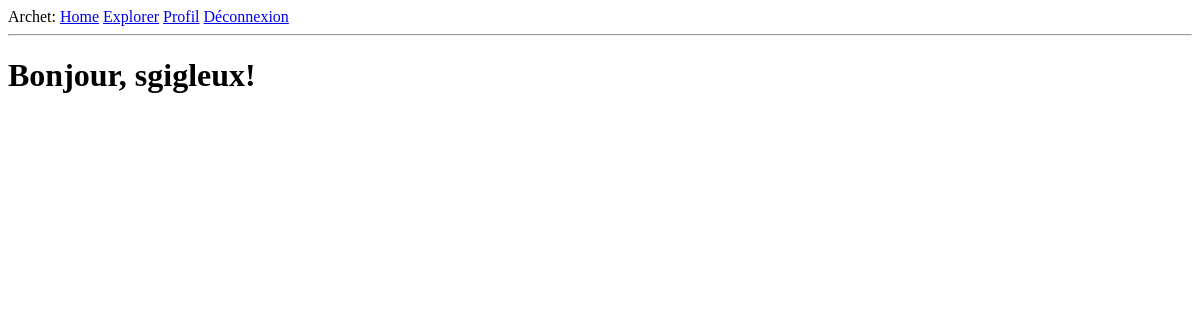
Page /explore (signed in) on the earlier database version.
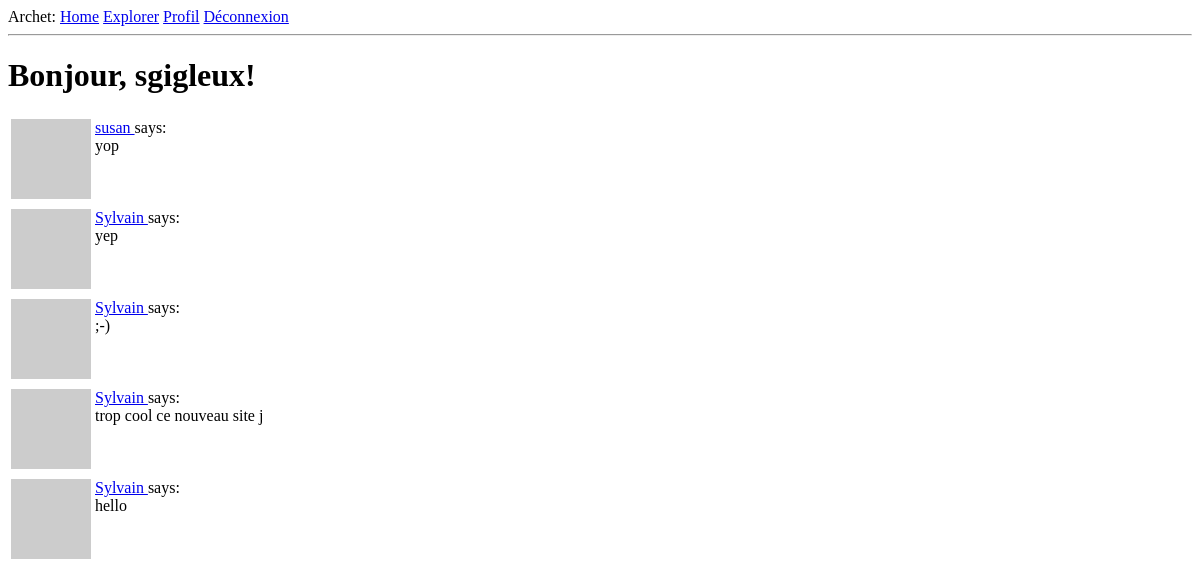
Same page on the later database version.
### app/models.py (models this page shows, shortened)
class User(UserMixin, db.Model):
    id = db.Column(db.Integer, primary_key=True)
    username = db.Column(db.String(64), index=True, unique=True)
    email = db.Column(db.String(120), index=True, unique=True)
    password_hash = db.Column(db.String(128))
    family_name = db.Column(db.String(128))
    surname = db.Column(db.String(128))
    member_num = db.Column(db.Integer)
    posts = db.relationship('Post', backref='author', lazy='dynamic')
    about_me = db.Column(db.String(140))
    last_seen = db.Column(db.DateTime, default=datetime.utcnow)
    followed = db.relationship(
        'User', secondary=followers,
        primaryjoin=(followers.c.follower_id == id),
        secondaryjoin=(followers.c.followed_id == id),
        backref=db.backref('followers', lazy='dynamic'), lazy='dynamic')
    def avatar(self, size):
        digest = md5(self.email.lower().encode('utf-8')).hexdigest()
        return 'https://www.gravatar.com/avatar/{}?d=retro&s={}'.format(
            digest, size)

class Post(db.Model):
    id = db.Column(db.Integer, primary_key=True)
    body = db.Column(db.String(140))
    timestamp = db.Column(db.DateTime, index=True, default=datetime.utcnow)
    user_id = db.Column(db.Integer, db.ForeignKey('user.id'))

### app/routes.py (the view)
@app.route('/explore')
@login_required
def explore():
    page = request.args.get('page', 1, type=int)
    posts = Post.query.order_by(Post.timestamp.desc()).paginate(
        page, app.config['POSTS_PER_PAGE'], False)
    next_url = url_for('explore', page=posts.next_num) \
        if posts.has_next else None
    prev_url = url_for('explore', page=posts.prev_num) \
        if posts.has_prev else None
    return render_template("index.html", title='Explore', posts=posts.items,
                           next_url=next_url, prev_url=prev_url)

### app/models.py (called while the page is built)
@login.user_loader
def load_user(id):
    return User.query.get(int(id))

### app/routes.py (called while the page is built)
@app.before_request
def before_request():
    if current_user.is_authenticated:
        current_user.last_seen = datetime.utcnow()
        db.session.commit()

### app/templates/index.html (shortened to what this page needs)
{% extends "base.html" %}
{% block content %}
    <h1>Bonjour, {{ current_user.username }}!</h1>
    {% for post in posts %}
        {% include '_post.html' %}
    {% endfor %}
{% endblock %}

### app/templates/base.html (shortened to what this page needs)
<!DOCTYPE html>
<html lang="fr">
<head>
</head>
<body>
    <div>Archet:
        <a href={{url_for('index')}}>Home</a>
        <a href="{{ url_for('explore') }}">Explorer</a>
        {% if current_user.is_anonymous %}
        <a href={{url_for('login')}}>Connexion</a>
        {% else %}
        <a href="{{ url_for('user', username=current_user.username) }}">Profil</a>
        <a href="{{ url_for('logout') }}">Déconnexion</a>
        {% endif %}
    </div>
    <hr>
    {% block content %}{% endblock %}
</body>
</html>

### app/templates/_post.html
    <table>
        <tr valign="top">
            <td><img src="{{ post.author.avatar(36) }}"></td>
            <td>
                <a href="{{ url_for('user', username=post.author.username) }}">
                    {{ post.author.username }}
                </a>
                says:<br>{{ post.body }}
            </td>
        </tr>
    </table>

Differences in the rows shown:
added Post: author.username "susan", body "yop"
added Post: author.username "Sylvain", body "yep"
added Post: author.username "Sylvain", body ";-)"
added Post: author.username "Sylvain", body "trop cool ce nouveau site j"
added Post: author.username "Sylvain", body "hello"
